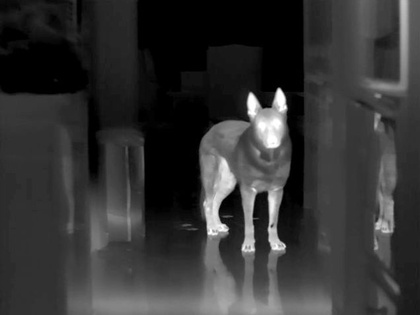
%> input picture dog1.jpg, 420 x 315 px, shrunk from 636 x 477 before the run
$ octave ferosum.m   (GNU Octave 9; MATLAB toolbox functions it lacks are replaced by stand-ins)
%> lines starting %> are read from the running program, lines starting %| are printed output that depends on the picture; in (x1, y1, x2, y2) boxes, pixels count from 0 and x2, y2 are one past the last pixel; in counts of white or black regions, pixels touching at a corner belong together; the program's own positions count from 1

clc; clear all; close all;

Img = imread ('dog1.jpg');
%> Img is the input picture: size 315x420x3 uint8; min 0, max 255, mean 52.1
Img = rgb2gray(Img);
%> Img: size 315x420 uint8
[x y]=size(Img);
%> x = 315; y = 420

Img= reshape(Img,x,y);
level = graythresh(Img)
%> level = 0.31

BW = imbinarize(Img,level);
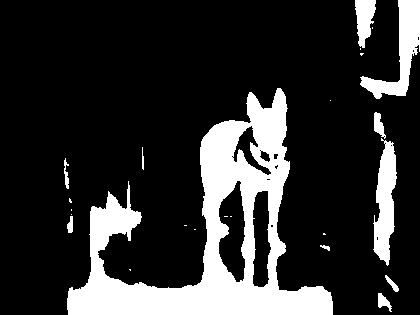
%> BW: size 315x420 logical; 19% white; 24 white regions (13 under 20 px), largest, box (x1, y1, x2, y2) and area: (67, 88, 333, 315) 19889, (360, 0, 420, 99) 2067, (373, 138, 397, 266) 1871
figure, imshow(BW),title('BW')
z=ones(x,y);

g=integralImage(Img);
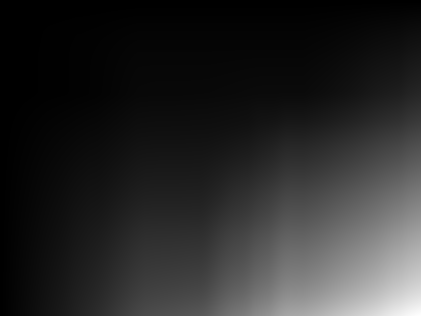
%> g: size 316x421 double; min 0, max 6889282, mean 1108430.6; drawn with min black and max white
g =g(2:end,2:end); %crop
%> g: size 315x420 double


T=zeros(x,y);
w=7;
k=-0.0001;
d=round(w/2);
LMD=ones(w,w); %local mean deviation

for i=d+1:1:x-w
   for j=d+1:1:y-w
    s=(g(i+d-1,j+d-1)+g(i-d,j-d))-(g(i-d,j+d-1)+g(i+d-1,j-d));  %local mean
    m=s/(w*w);  %arithmetic mean
    LMD=Img(i-d:i+d-1,j-d:j+d-1)-m;
    T(i-d:i+d-1,j-d:j+d-1)=LMD;
    end
end
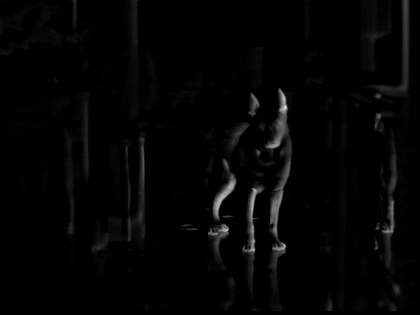
%> T: size 315x420 double; min 0, max 230, mean 4.3
z=BW.*T;
figure,imshow(z)
%> after `imshow(z)`:
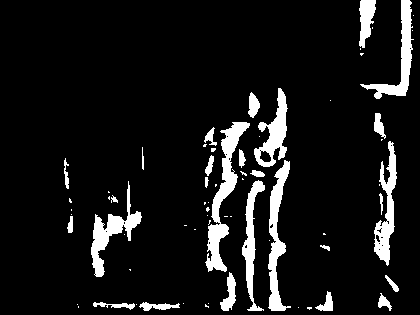
%> displayed picture: size 315x420, on the screen's scale of 0 to 255; 9.1% white; 67 white regions (40 under 20 px), largest, box (x1, y1, x2, y2) and area: (205, 122, 250, 272) 1900, (268, 160, 291, 311) 1444, (91, 181, 142, 277) 1290

$ run again, with ParkingLotWide.jpg copied over dog1.jpg
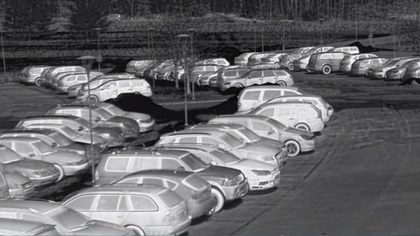
%> input picture ParkingLotWide.jpg, 420 x 236 px, shrunk from 528 x 297 before the run
%> Img is the input picture: size 236x420x3 uint8; mean R, G, B 102.6, 102.6, 104.2
%> Img: size 236x420 uint8
%> level = 0.478
%> `BW = imbinarize(Img,level);`:
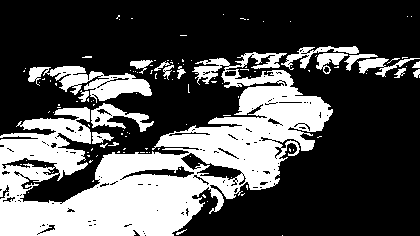
%> BW: size 236x420 logical; 31.8% white; 120 white regions (102 under 20 px), largest, box (x1, y1, x2, y2) and area: (0, 52, 333, 236) 26282, (28, 66, 152, 103) 2004, (91, 103, 154, 132) 724
%> `imshow(z)`:
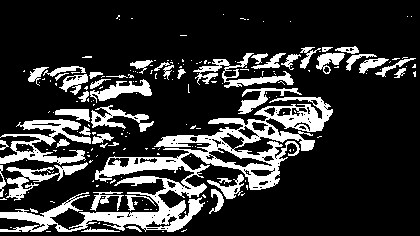
%> displayed picture: size 236x420, on the screen's scale of 0 to 255; 19.7% white; 196 white regions (151 under 20 px), largest, box (x1, y1, x2, y2) and area: (0, 97, 333, 232) 9544, (0, 119, 91, 165) 1616, (193, 53, 294, 88) 921

$ run again, with ben-gurion.jpg copied over dog1.jpg
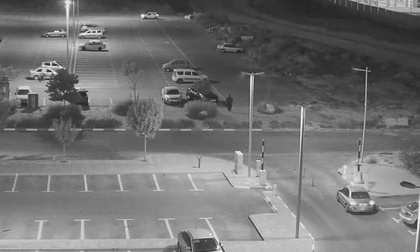
%> input picture ben-gurion.jpg, 420 x 252 px, shrunk from 800 x 480 before the run
%> Img is the input picture: size 252x420x3 uint8; mean R, G, B 114, 114, 114
%> Img: size 252x420 uint8
%> level = 0.443
%> `BW = imbinarize(Img,level);`:
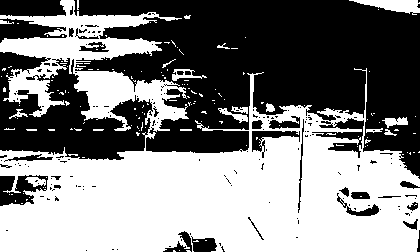
%> BW: size 252x420 logical; 50.9% white; 177 black regions (145 under 20 px), largest, box (x1, y1, x2, y2) and area: (74, 0, 420, 179) 36338, (0, 52, 153, 160) 8867, (0, 0, 66, 17) 996
%> `imshow(z)`:
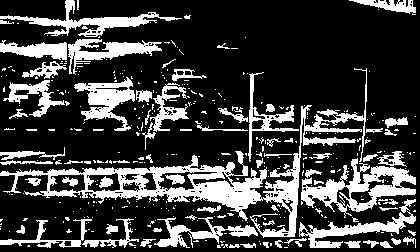
%> displayed picture: size 252x420, on the screen's scale of 0 to 255; 24.7% white; 391 white regions (318 under 20 px), largest, box (x1, y1, x2, y2) and area: (0, 68, 367, 238) 7601, (301, 158, 416, 218) 2528, (0, 0, 182, 37) 1495
